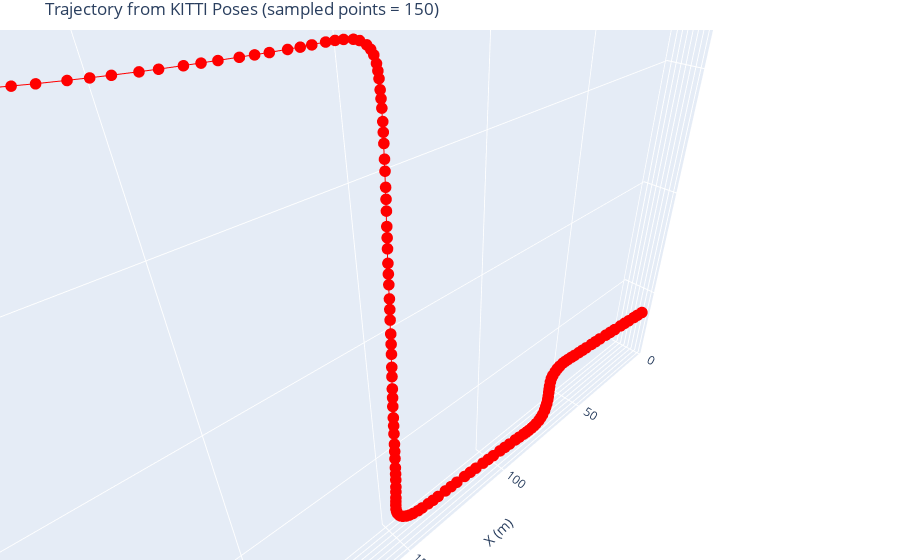

Notebook code for this chart:
### Code cell
import numpy as np
import plotly.graph_objs as go

pose_file = "/home/ros_ws/noetic/data/kitti/data_odometry_poses/00_cut.txt"

# Read poses
poses = []
with open(pose_file, 'r') as f:
    for line in f:
        vals = list(map(float, line.strip().split()))
        if len(vals) != 12:
            continue
        pose = np.array(vals).reshape(3, 4)
        poses.append(pose)

positions = np.array([pose[:, 3] for pose in poses])

# Calculate 0.1% sampling indices (at least 1 point)
num_points = len(positions)
sample_size = max(1, int(num_points * 0.3))
sample_indices = np.linspace(0, num_points - 1, sample_size).astype(int)
sampled_positions = positions[sample_indices]

x = sampled_positions[:, 0]
y = sampled_positions[:, 1]
z = sampled_positions[:, 2]

fig = go.Figure(data=[go.Scatter3d(
    x=x, y=y, z=z,
    mode='lines+markers',
    marker=dict(size=4, color='red'),  # bigger & red so sparse points stand out
    line=dict(width=2, color='red')
)])

fig.update_layout(
    title=f'Trajectory from KITTI Poses (sampled points = {sample_size})',
    scene=dict(
        xaxis_title='X (m)',
        yaxis_title='Y (m)',
        zaxis_title='Z (m)',
        aspectmode='data'
    ),
    margin=dict(l=0, r=0, b=0, t=30)
)

fig.show()

### Figure 1 — Plotly figure (JSON) as saved in the notebook; plotly's stock layout.template omitted (floating-point values rounded to 4 significant figures; data arrays with more than 128 entries replaced by an {"elided": "..."} marker saying what was removed)
{"data": [{"line": {"color": "red", "width": 2}, "marker": {"color": "red", "size": 4}, "mode": "lines+markers", "type": "scatter3d", "x": {"elided": "150 float values"}, "y": {"elided": "150 float values"}, "z": {"elided": "150 float values"}}], "layout": {"margin": {"b": 0, "l": 0, "r": 0, "t": 30}, "scene": {"aspectmode": "data", "xaxis": {"title": {"text": "X (m)"}}, "yaxis": {"title": {"text": "Y (m)"}}, "zaxis": {"title": {"text": "Z (m)"}}}, "title": {"text": "Trajectory from KITTI Poses (sampled points = 150)"}}}
